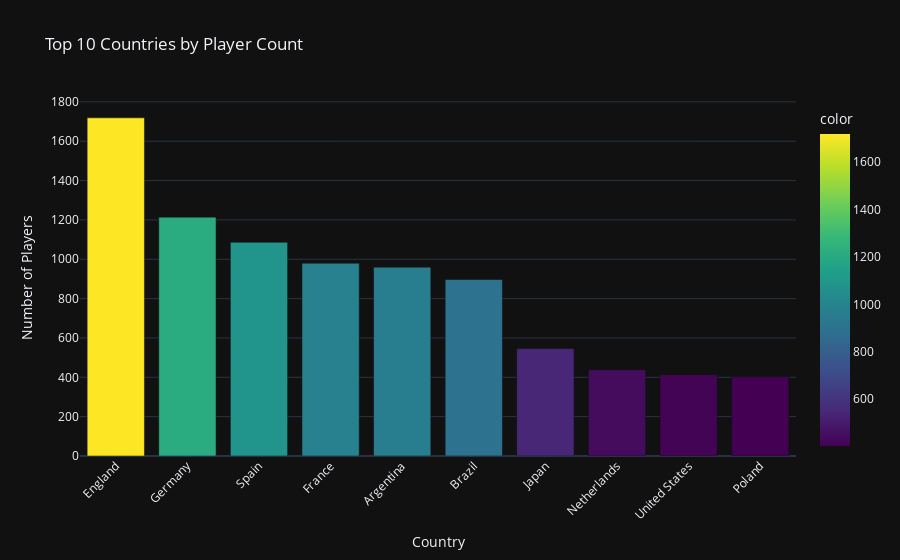

Write notebook code for a chart like this one.
### Code cell
# 3. TOP 10 COUNTRIES BY PLAYER COUNT
top_countries = df['nationality_name'].value_counts().head(10)
fig3 = px.bar(
    x=top_countries.index,
    y=top_countries.values,
    title='Top 10 Countries by Player Count',
    labels={'x': 'Country', 'y': 'Number of Players'},
    color=top_countries.values,
    color_continuous_scale='Viridis'
)
fig3.update_layout(showlegend=False, xaxis_tickangle=-45)
fig3.show()

### Figure 1 — Plotly figure (JSON) as saved in the notebook; plotly's stock layout.template omitted (floating-point values rounded to 4 significant figures)
{"data": [{"hovertemplate": "Country=%{x}<br>Number of Players=%{y}<br>color=%{marker.color}<extra></extra>", "legendgroup": "", "marker": {"color": [1719, 1214, 1086, 980, 960, 897, 546, 439, 413, 403], "coloraxis": "coloraxis", "pattern": {"shape": ""}}, "name": "", "orientation": "v", "showlegend": false, "textposition": "auto", "x": ["England", "Germany", "Spain", "France", "Argentina", "Brazil", "Japan", "Netherlands", "United States", "Poland"], "xaxis": "x", "y": [1719, 1214, 1086, 980, 960, 897, 546, 439, 413, 403], "yaxis": "y", "type": "bar"}], "layout": {"xaxis": {"anchor": "y", "domain": [0.0, 1.0], "title": {"text": "Country"}, "tickangle": -45}, "yaxis": {"anchor": "x", "domain": [0.0, 1.0], "title": {"text": "Number of Players"}}, "coloraxis": {"colorbar": {"title": {"text": "color"}}, "colorscale": [[0.0, "#440154"], [0.1111, "#482878"], [0.2222, "#3e4989"], [0.3333, "#31688e"], [0.4444, "#26828e"], [0.5556, "#1f9e89"], [0.6667, "#35b779"], [0.7778, "#6ece58"], [0.8889, "#b5de2b"], [1.0, "#fde725"]]}, "legend": {"tracegroupgap": 0}, "title": {"text": "Top 10 Countries by Player Count"}, "barmode": "relative", "showlegend": false}}
